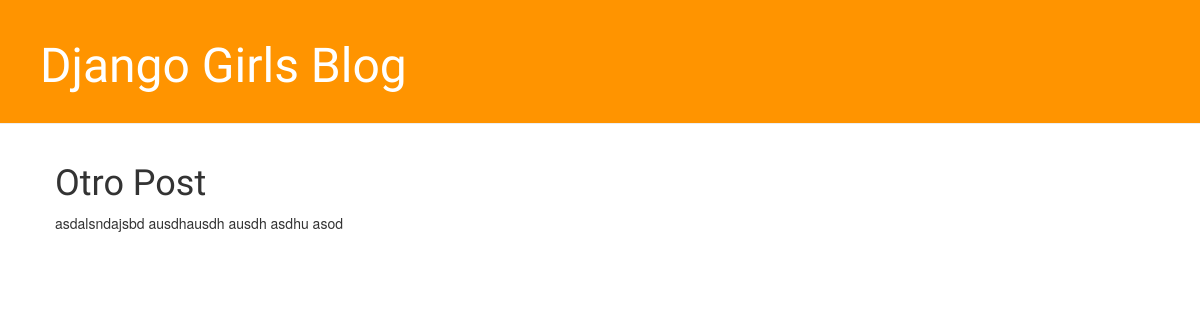
Before: /post/2/ with the older database file.
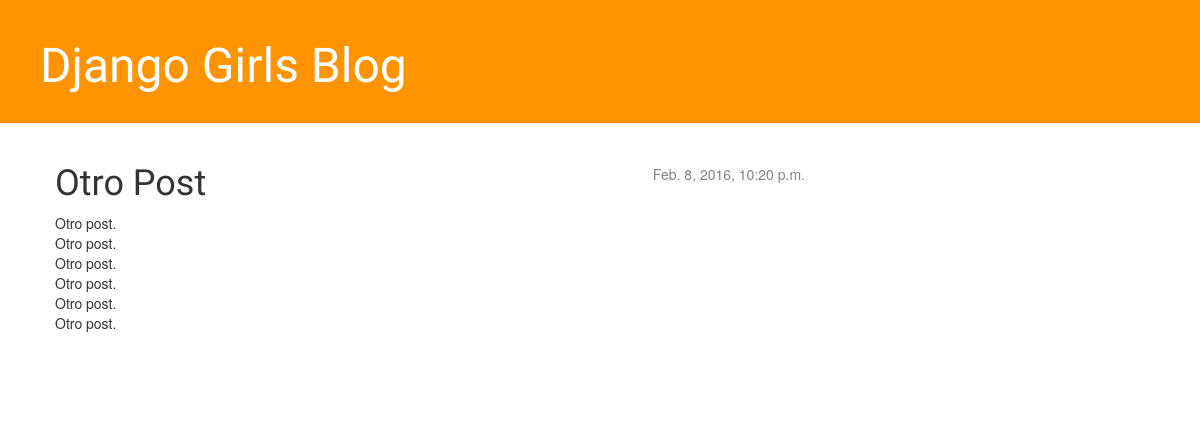
After: the same page with the newer database file.
### blog/models.py (models this page shows, shortened)
class Post(models.Model):
    author = models.ForeignKey('auth.User')
    title = models.CharField(max_length=200)
    text = models.TextField()
    created_date = models.DateTimeField(
            default=timezone.now)
    published_date = models.DateTimeField(
            blank=True, null=True)

### blog/views.py (the view)
# urls.py: url(r'^post/(?P<pk>[0-9]+)/$', views.post_detail, name='post_detail'),
def post_detail(request, pk):
    post = get_object_or_404(Post, pk=pk)
    return render(request, 'blog/post_detail.html', {'post': post})

### blog/templates/blog/post_detail.html (shortened to what this page needs)
{% extends 'blog/base.html' %}
{% block content %}
    <div class="post">
        {% if post.published_date %}
            <div class="date">
                {{ post.published_date }}
            </div>
        {% endif %}
        <h1>{{ post.title }}</h1>
        <p>{{ post.text|linebreaks }}</p>
    </div>
{% endblock %}

Changed rows visible on the page:
changed Post "Otro Post": published_date (not shown) → "Feb. 8, 2016, 10:20 p.m."; text "asdalsndajsbd ausdhausdh ausdh asdhu asod" → "Otro post. Otro post. Otro post. Otro post. Otro post. Otro post."
